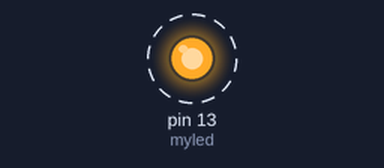
Simulated run of this sketch. Board: Arduino Uno, built with avr-gcc and run on an emulated ATmega328P. Parts: output pins drawn as LEDs (lit = HIGH). Dashed ring = blinking.

Above: at 0.5 s.
Timing chart, 0 to 4.6 s (numbered marks = the images above):
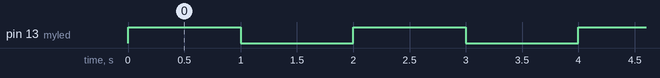

The sketch:

exp1.ino
```cpp
// Example code - turns on an LED on for one second, then off for one second, repeatedly.

int myled = 13; // give pin 13 a name
void setup() { // the setup routine runs once when you press reset:
  // put your setup code here, to run once:
  pinMode(myled, OUTPUT); // initialize the digital pin as an output.
}

void loop() {
  // put your main code here, to run repeatedly:
  digitalWrite(myled, HIGH); // turn the LED on (HIGH is the voltage level)
  delay(1000); // wait for a second
  digitalWrite(myled, LOW); // turn the LED off by making the voltage LOW
  delay(1000); // wait for a second
}
```

Measured:
- by itself, pin 13 (myled): alternates HIGH for 1.0 s and LOW for 1.0 s
